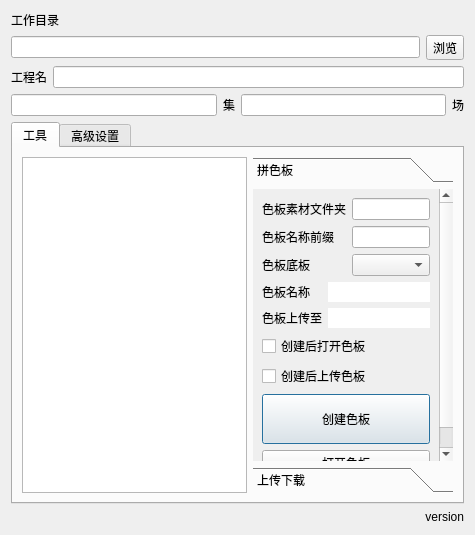
<?xml version="1.0" encoding="UTF-8"?>
<ui version="4.0">
 <class>Dialog</class>
 <widget class="QDialog" name="Dialog">
  <property name="geometry">
   <rect>
    <x>0</x>
    <y>0</y>
    <width>475</width>
    <height>535</height>
   </rect>
  </property>
  <property name="windowTitle">
   <string>场集工具</string>
  </property>
  <layout class="QVBoxLayout" name="verticalLayout_7">
   <item>
    <layout class="QVBoxLayout" name="verticalLayout_4">
     <item>
      <widget class="QLabel" name="label_6">
       <property name="text">
        <string>工作目录</string>
       </property>
      </widget>
     </item>
     <item>
      <layout class="QHBoxLayout" name="horizontalLayout_9">
       <item>
        <widget class="QLineEdit" name="dirEdit">
         <property name="dragEnabled">
          <bool>true</bool>
         </property>
        </widget>
       </item>
       <item>
        <widget class="QToolButton" name="dirButton">
         <property name="text">
          <string>浏览</string>
         </property>
        </widget>
       </item>
      </layout>
     </item>
     <item>
      <layout class="QHBoxLayout" name="horizontalLayout_12">
       <item>
        <widget class="QLabel" name="label_13">
         <property name="text">
          <string>工程名</string>
         </property>
        </widget>
       </item>
       <item>
        <widget class="QLineEdit" name="projectEdit"/>
       </item>
      </layout>
     </item>
     <item>
      <layout class="QHBoxLayout" name="horizontalLayout">
       <item>
        <widget class="QLineEdit" name="epEdit"/>
       </item>
       <item>
        <widget class="QLabel" name="label">
         <property name="text">
          <string>集</string>
         </property>
        </widget>
       </item>
       <item>
        <widget class="QLineEdit" name="scEdit"/>
       </item>
       <item>
        <widget class="QLabel" name="label_2">
         <property name="text">
          <string>场</string>
         </property>
        </widget>
       </item>
      </layout>
     </item>
    </layout>
   </item>
   <item>
    <widget class="QTabWidget" name="tabWidget">
     <property name="currentIndex">
      <number>0</number>
     </property>
     <widget class="QWidget" name="tab">
      <attribute name="title">
       <string>工具</string>
      </attribute>
      <layout class="QHBoxLayout" name="horizontalLayout_7">
       <item>
        <widget class="QListWidget" name="listWidget">
         <property name="minimumSize">
          <size>
           <width>0</width>
           <height>0</height>
          </size>
         </property>
        </widget>
       </item>
       <item>
        <widget class="QToolBox" name="toolBox">
         <property name="minimumSize">
          <size>
           <width>200</width>
           <height>0</height>
          </size>
         </property>
         <property name="maximumSize">
          <size>
           <width>250</width>
           <height>16777215</height>
          </size>
         </property>
         <property name="sizeIncrement">
          <size>
           <width>0</width>
           <height>0</height>
          </size>
         </property>
         <widget class="QWidget" name="toolBoxPage1">
          <property name="geometry">
           <rect>
            <x>0</x>
            <y>0</y>
            <width>207</width>
            <height>300</height>
           </rect>
          </property>
          <attribute name="label">
           <string>拼色板</string>
          </attribute>
          <layout class="QVBoxLayout" name="verticalLayout_3">
           <item>
            <layout class="QFormLayout" name="formLayout_4">
             <property name="fieldGrowthPolicy">
              <enum>QFormLayout::AllNonFixedFieldsGrow</enum>
             </property>
             <item row="0" column="0">
              <widget class="QLabel" name="label_11">
               <property name="text">
                <string>色板素材文件夹</string>
               </property>
              </widget>
             </item>
             <item row="0" column="1">
              <widget class="QLineEdit" name="csheetFFNameEdit"/>
             </item>
             <item row="1" column="0">
              <widget class="QLabel" name="label_19">
               <property name="text">
                <string>色板名称前缀</string>
               </property>
              </widget>
             </item>
             <item row="1" column="1">
              <widget class="QLineEdit" name="csheetPrefixEdit"/>
             </item>
             <item row="2" column="0">
              <widget class="QLabel" name="label_12">
               <property name="text">
                <string>色板底板</string>
               </property>
              </widget>
             </item>
             <item row="2" column="1">
              <widget class="QComboBox" name="backDropBox"/>
             </item>
            </layout>
           </item>
           <item>
            <layout class="QFormLayout" name="formLayout">
             <item row="0" column="0">
              <widget class="QLabel" name="label_18">
               <property name="text">
                <string>色板名称</string>
               </property>
              </widget>
             </item>
             <item row="0" column="1">
              <widget class="QLineEdit" name="csheetNameEdit">
               <property name="frame">
                <bool>false</bool>
               </property>
               <property name="readOnly">
                <bool>true</bool>
               </property>
              </widget>
             </item>
             <item row="1" column="0">
              <widget class="QLabel" name="label_20">
               <property name="text">
                <string>色板上传至</string>
               </property>
              </widget>
             </item>
             <item row="1" column="1">
              <widget class="QLineEdit" name="csheetDestEdit">
               <property name="frame">
                <bool>false</bool>
               </property>
               <property name="readOnly">
                <bool>true</bool>
               </property>
              </widget>
             </item>
            </layout>
           </item>
           <item>
            <widget class="QCheckBox" name="csheetOpenCheck">
             <property name="text">
              <string>创建后打开色板</string>
             </property>
            </widget>
           </item>
           <item>
            <widget class="QCheckBox" name="csheetUpCheck">
             <property name="text">
              <string>创建后上传色板</string>
             </property>
            </widget>
           </item>
           <item>
            <widget class="QPushButton" name="sheetButton">
             <property name="minimumSize">
              <size>
               <width>0</width>
               <height>50</height>
              </size>
             </property>
             <property name="text">
              <string>创建色板</string>
             </property>
            </widget>
           </item>
           <item>
            <widget class="QPushButton" name="openButton">
             <property name="enabled">
              <bool>true</bool>
             </property>
             <property name="text">
              <string>打开色板</string>
             </property>
            </widget>
           </item>
          </layout>
          <zorder></zorder>
          <zorder>sheetButton</zorder>
          <zorder>openButton</zorder>
          <zorder>csheetOpenCheck</zorder>
          <zorder>csheetUpCheck</zorder>
         </widget>
         <widget class="QWidget" name="toolBoxPage2">
          <property name="geometry">
           <rect>
            <x>0</x>
            <y>0</y>
            <width>211</width>
            <height>300</height>
           </rect>
          </property>
          <attribute name="label">
           <string>上传下载</string>
          </attribute>
          <layout class="QVBoxLayout" name="verticalLayout_6">
           <item>
            <layout class="QGridLayout" name="gridLayout_2">
             <item row="1" column="1">
              <widget class="QLineEdit" name="imageFNameEdit">
               <property name="sizePolicy">
                <sizepolicy hsizetype="Expanding" vsizetype="Fixed">
                 <horstretch>0</horstretch>
                 <verstretch>0</verstretch>
                </sizepolicy>
               </property>
              </widget>
             </item>
             <item row="1" column="0">
              <widget class="QLineEdit" name="videoFNameEdit">
               <property name="sizePolicy">
                <sizepolicy hsizetype="Expanding" vsizetype="Fixed">
                 <horstretch>0</horstretch>
                 <verstretch>0</verstretch>
                </sizepolicy>
               </property>
              </widget>
             </item>
             <item row="0" column="0">
              <widget class="QLabel" name="label_14">
               <property name="text">
                <string>视频文件夹名称</string>
               </property>
              </widget>
             </item>
             <item row="0" column="1">
              <widget class="QLabel" name="label_15">
               <property name="text">
                <string>单帧文件夹名称</string>
               </property>
              </widget>
             </item>
            </layout>
           </item>
           <item>
            <layout class="QFormLayout" name="formLayout_3">
             <property name="fieldGrowthPolicy">
              <enum>QFormLayout::AllNonFixedFieldsGrow</enum>
             </property>
             <item row="0" column="0">
              <widget class="QLabel" name="label_16">
               <property name="text">
                <string>视频上传至</string>
               </property>
              </widget>
             </item>
             <item row="0" column="1">
              <widget class="QLineEdit" name="videoDestEdit">
               <property name="frame">
                <bool>false</bool>
               </property>
               <property name="readOnly">
                <bool>true</bool>
               </property>
              </widget>
             </item>
             <item row="1" column="0">
              <widget class="QLabel" name="label_17">
               <property name="text">
                <string>单帧上传至</string>
               </property>
              </widget>
             </item>
             <item row="1" column="1">
              <widget class="QLineEdit" name="imageDestEdit">
               <property name="frame">
                <bool>false</bool>
               </property>
               <property name="readOnly">
                <bool>true</bool>
               </property>
              </widget>
             </item>
            </layout>
           </item>
           <item>
            <layout class="QHBoxLayout" name="horizontalLayout_6">
             <item>
              <widget class="QCheckBox" name="videoUpCheck">
               <property name="text">
                <string>视频</string>
               </property>
              </widget>
             </item>
             <item>
              <widget class="QCheckBox" name="imageUpCheck">
               <property name="text">
                <string>单帧</string>
               </property>
              </widget>
             </item>
            </layout>
           </item>
           <item>
            <widget class="QLabel" name="label_8">
             <property name="text">
              <string>上传</string>
             </property>
            </widget>
           </item>
           <item>
            <layout class="QHBoxLayout" name="horizontalLayout_8">
             <item>
              <widget class="QCheckBox" name="videoDownCheck">
               <property name="enabled">
                <bool>false</bool>
               </property>
               <property name="text">
                <string>视频</string>
               </property>
               <property name="checkable">
                <bool>true</bool>
               </property>
              </widget>
             </item>
             <item>
              <widget class="QCheckBox" name="imageDownCheck">
               <property name="text">
                <string>单帧</string>
               </property>
              </widget>
             </item>
            </layout>
           </item>
           <item>
            <widget class="QLabel" name="label_9">
             <property name="text">
              <string>下载</string>
             </property>
            </widget>
           </item>
           <item>
            <widget class="QPushButton" name="syncButton">
             <property name="minimumSize">
              <size>
               <width>0</width>
               <height>50</height>
              </size>
             </property>
             <property name="text">
              <string>上传及下载</string>
             </property>
            </widget>
           </item>
          </layout>
         </widget>
        </widget>
       </item>
      </layout>
     </widget>
     <widget class="QWidget" name="tab_2">
      <attribute name="title">
       <string>高级设置</string>
      </attribute>
      <layout class="QHBoxLayout" name="horizontalLayout_4">
       <item>
        <layout class="QVBoxLayout" name="verticalLayout_2">
         <item>
          <widget class="QLabel" name="label_4">
           <property name="text">
            <string>服务器路径</string>
           </property>
          </widget>
         </item>
         <item>
          <layout class="QHBoxLayout" name="horizontalLayout_3">
           <item>
            <widget class="QLineEdit" name="serverEdit">
             <property name="dragEnabled">
              <bool>true</bool>
             </property>
            </widget>
           </item>
           <item>
            <widget class="QToolButton" name="serverButton">
             <property name="text">
              <string>浏览</string>
             </property>
            </widget>
           </item>
          </layout>
         </item>
         <item>
          <layout class="QGridLayout" name="gridLayout">
           <item row="1" column="0">
            <widget class="QLineEdit" name="videoFolderEdit"/>
           </item>
           <item row="0" column="0">
            <widget class="QLabel" name="label_7">
             <property name="text">
              <string>服务器视频路径</string>
             </property>
            </widget>
           </item>
           <item row="1" column="1">
            <widget class="QLineEdit" name="imageFolderEdit"/>
           </item>
           <item row="0" column="1">
            <widget class="QLabel" name="label_10">
             <property name="text">
              <string>服务器单帧文件夹</string>
             </property>
            </widget>
           </item>
          </layout>
         </item>
         <item>
          <widget class="Line" name="line">
           <property name="orientation">
            <enum>Qt::Horizontal</enum>
           </property>
          </widget>
         </item>
         <item>
          <widget class="QLabel" name="label_3">
           <property name="text">
            <string>Nuke路径</string>
           </property>
          </widget>
         </item>
         <item>
          <layout class="QHBoxLayout" name="horizontalLayout_2">
           <item>
            <widget class="QLineEdit" name="nukeEdit">
             <property name="dragEnabled">
              <bool>true</bool>
             </property>
            </widget>
           </item>
           <item>
            <widget class="QToolButton" name="nukeButton">
             <property name="text">
              <string>浏览</string>
             </property>
            </widget>
           </item>
          </layout>
         </item>
         <item>
          <spacer name="verticalSpacer">
           <property name="orientation">
            <enum>Qt::Vertical</enum>
           </property>
           <property name="sizeHint" stdset="0">
            <size>
             <width>20</width>
             <height>40</height>
            </size>
           </property>
          </spacer>
         </item>
        </layout>
       </item>
      </layout>
     </widget>
    </widget>
   </item>
   <item>
    <widget class="QLabel" name="version_label">
     <property name="text">
      <string>version</string>
     </property>
     <property name="alignment">
      <set>Qt::AlignRight|Qt::AlignTrailing|Qt::AlignVCenter</set>
     </property>
    </widget>
   </item>
  </layout>
  <action name="actionSheet">
   <property name="text">
    <string>sheet</string>
   </property>
  </action>
  <action name="actionSync">
   <property name="text">
    <string>sync</string>
   </property>
  </action>
  <action name="actionOpen">
   <property name="text">
    <string>open</string>
   </property>
  </action>
  <action name="actionServer">
   <property name="text">
    <string>server</string>
   </property>
  </action>
  <action name="actionDir">
   <property name="text">
    <string>dir</string>
   </property>
  </action>
  <action name="actionNuke">
   <property name="text">
    <string>nuke</string>
   </property>
  </action>
 </widget>
 <resources/>
 <connections>
  <connection>
   <sender>dirButton</sender>
   <signal>clicked()</signal>
   <receiver>actionDir</receiver>
   <slot>trigger()</slot>
   <hints>
    <hint type="sourcelabel">
     <x>442</x>
     <y>38</y>
    </hint>
    <hint type="destinationlabel">
     <x>-1</x>
     <y>-1</y>
    </hint>
   </hints>
  </connection>
  <connection>
   <sender>nukeButton</sender>
   <signal>clicked()</signal>
   <receiver>actionNuke</receiver>
   <slot>trigger()</slot>
   <hints>
    <hint type="sourcelabel">
     <x>429</x>
     <y>273</y>
    </hint>
    <hint type="destinationlabel">
     <x>-1</x>
     <y>-1</y>
    </hint>
   </hints>
  </connection>
  <connection>
   <sender>openButton</sender>
   <signal>clicked()</signal>
   <receiver>actionOpen</receiver>
   <slot>trigger()</slot>
   <hints>
    <hint type="sourcelabel">
     <x>345</x>
     <y>448</y>
    </hint>
    <hint type="destinationlabel">
     <x>-1</x>
     <y>-1</y>
    </hint>
   </hints>
  </connection>
  <connection>
   <sender>serverButton</sender>
   <signal>clicked()</signal>
   <receiver>actionServer</receiver>
   <slot>trigger()</slot>
   <hints>
    <hint type="sourcelabel">
     <x>429</x>
     <y>172</y>
    </hint>
    <hint type="destinationlabel">
     <x>-1</x>
     <y>-1</y>
    </hint>
   </hints>
  </connection>
  <connection>
   <sender>syncButton</sender>
   <signal>clicked()</signal>
   <receiver>actionSync</receiver>
   <slot>trigger()</slot>
   <hints>
    <hint type="sourcelabel">
     <x>347</x>
     <y>460</y>
    </hint>
    <hint type="destinationlabel">
     <x>-1</x>
     <y>-1</y>
    </hint>
   </hints>
  </connection>
  <connection>
   <sender>sheetButton</sender>
   <signal>clicked()</signal>
   <receiver>actionSheet</receiver>
   <slot>trigger()</slot>
   <hints>
    <hint type="sourcelabel">
     <x>345</x>
     <y>405</y>
    </hint>
    <hint type="destinationlabel">
     <x>-1</x>
     <y>-1</y>
    </hint>
   </hints>
  </connection>
 </connections>
</ui>
